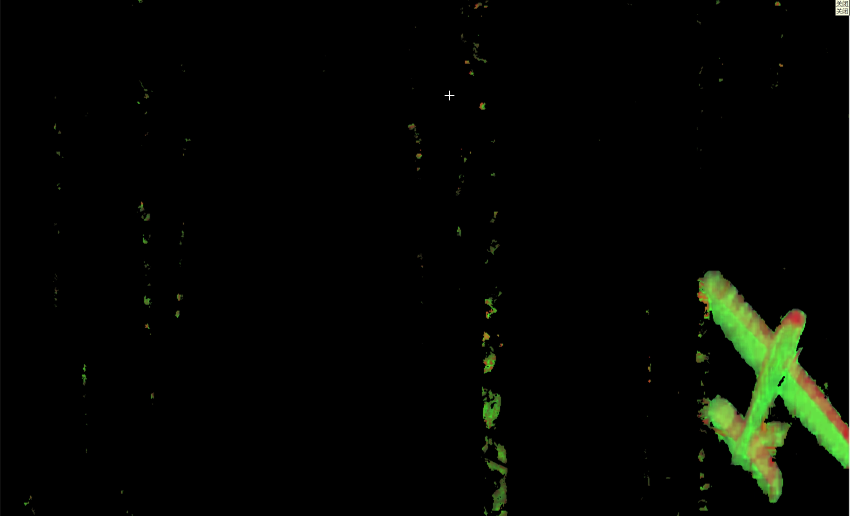
#> input picture frame 10 of 视觉任务/FindGreenVidio/greenwoods.mp4, 2548 x 1548 px, given in place of Woods.mp4, which was not available (shown at 1/3 size)
$ python FindGreenVidio.py
#> lines starting #> are read from the running program, lines starting #| are printed output that depends on the picture; after the words box and inside, x2 and y2 are one past the last pixel; in counts of white or black regions, pixels touching at a corner belong together
import cv2
import numpy as np

cap=cv2.VideoCapture("Woods.mp4")
while(cap.isOpened()):
    ret,frame=cap.read()
#> frame is the input picture: shape (1548, 2548, 3); mean B, G, R 2.5, 6.5, 4.3
    img_HSV=cv2.cvtColor(frame,cv2.COLOR_BGR2HSV)
#> img_HSV: shape (1548, 2548, 3); mean H, S, V 2.2, 8.3, 6.8
    mask=np.zeros(frame.shape,np.uint8)
    GreenMin = np.array([30, 50, 50])
    GreenMax = np.array([85, 255, 255])
    mask = cv2.inRange(img_HSV, GreenMin, GreenMax)
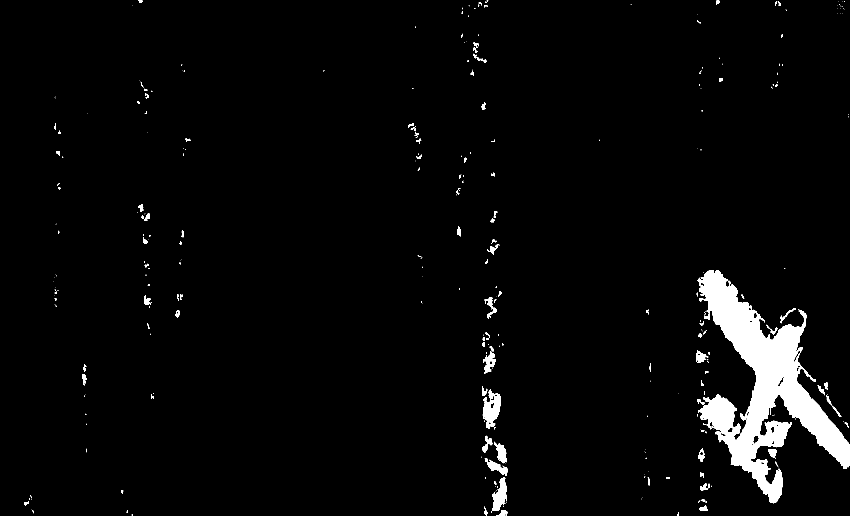
#> mask: shape (1548, 2548) (shown at 1/3 size); 3.2% white; 342 white regions (218 under 20 px), largest, box (x1, y1, x2, y2) and area: (2091, 812, 2548, 1511) 104520, (1448, 1169, 1503, 1286) 3559, (1476, 1432, 1521, 1532) 2433
    roi = cv2.bitwise_and(img_HSV, img_HSV, mask=mask)
#> roi: shape (1548, 2548, 3); mean H, S, V 1.6, 5.3, 5.5
    cv2.imshow("Green",roi)
    c=cv2.waitKey(10)
#> (key Esc is pressed here)
    if c==27:
        break
cap.release()
cv2.waitKey(0)
cv2.destroyAllWindows()

$ run again, starting later in the video
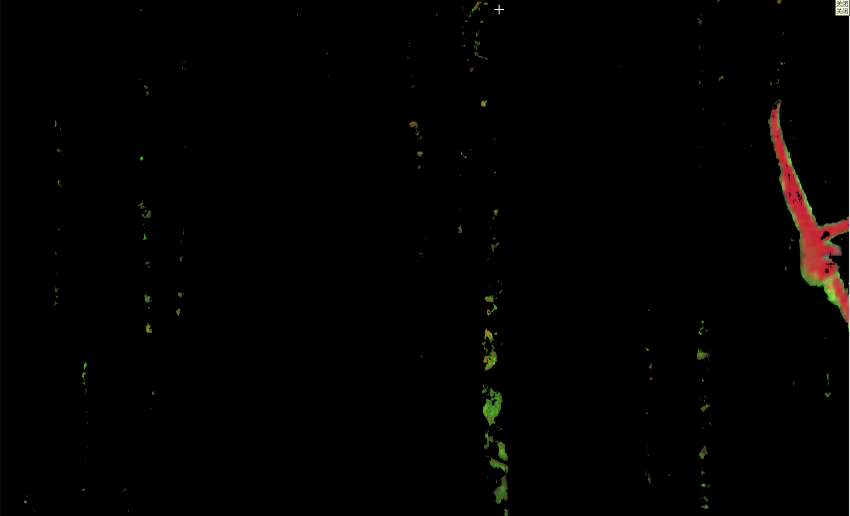
#> input picture frame 46 of 视觉任务/FindGreenVidio/greenwoods.mp4, 2548 x 1548 px, given in place of Woods.mp4, which was not available (shown at 1/3 size)
#> frame is the input picture: shape (1548, 2548, 3); mean B, G, R 1.1, 1.7, 2.4
#> img_HSV: shape (1548, 2548, 3); mean H, S, V 1.4, 3.9, 2.8
#> `mask = cv2.inRange(img_HSV, GreenMin, GreenMax)`:
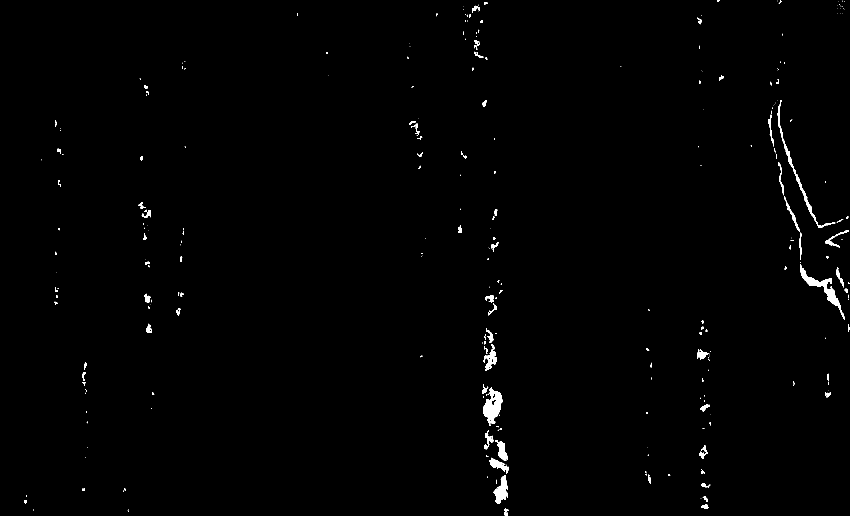
#> mask: shape (1548, 2548) (shown at 1/3 size); 0.7% white; 299 white regions (177 under 20 px), largest, box (x1, y1, x2, y2) and area: (1449, 1163, 1509, 1277) 3508, (2400, 792, 2534, 959) 3359, (2332, 300, 2506, 684) 2510
#> roi: shape (1548, 2548, 3); mean H, S, V 0.3, 1.1, 0.8

$ run again, starting later in the video
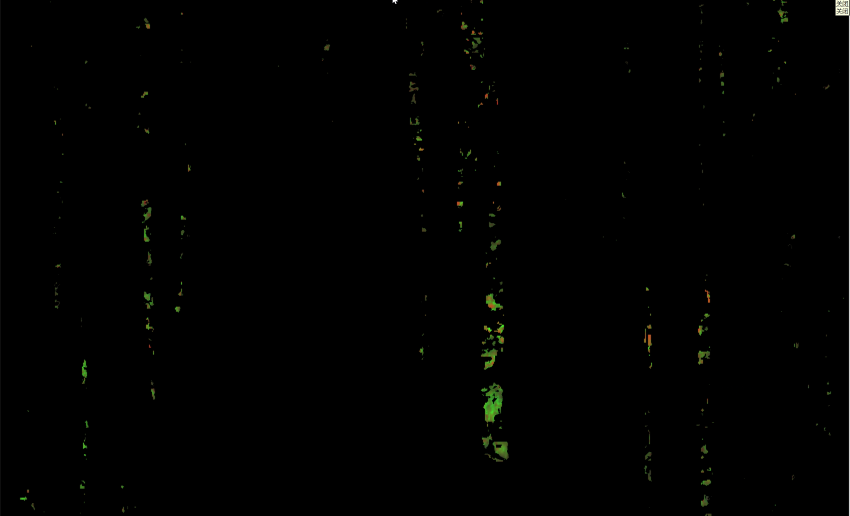
#> input picture frame 83 of 视觉任务/FindGreenVidio/greenwoods.mp4, 2548 x 1548 px, given in place of Woods.mp4, which was not available (shown at 1/3 size)
#> frame is the input picture: shape (1548, 2548, 3); mean B, G, R 0.5, 1.1, 0.9
#> img_HSV: shape (1548, 2548, 3); mean H, S, V 0.6, 2.7, 1.2
#> `mask = cv2.inRange(img_HSV, GreenMin, GreenMax)`:
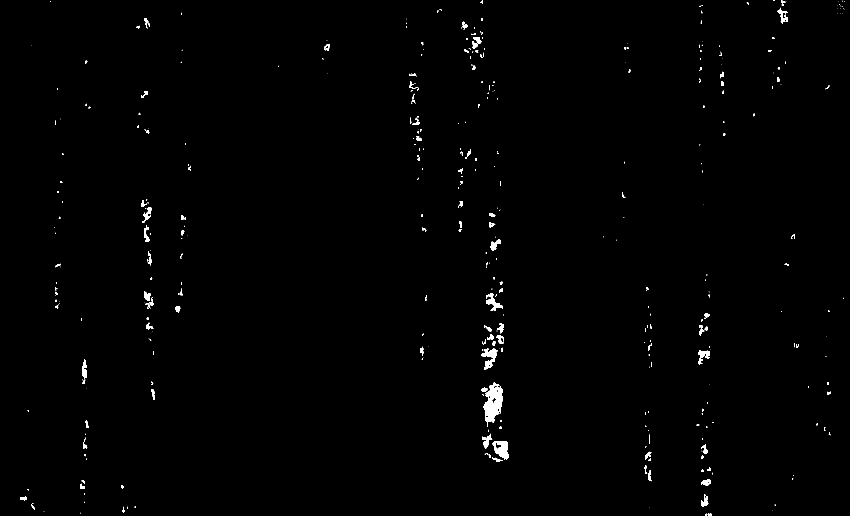
#> mask: shape (1548, 2548) (shown at 1/3 size); 0.66% white; 408 white regions (235 under 20 px), largest, box (x1, y1, x2, y2) and area: (1449, 1148, 1509, 1269) 4253, (1478, 1325, 1527, 1379) 1580, (1443, 1045, 1494, 1109) 1321
#> roi: shape (1548, 2548, 3); mean H, S, V 0.3, 1.1, 0.7
